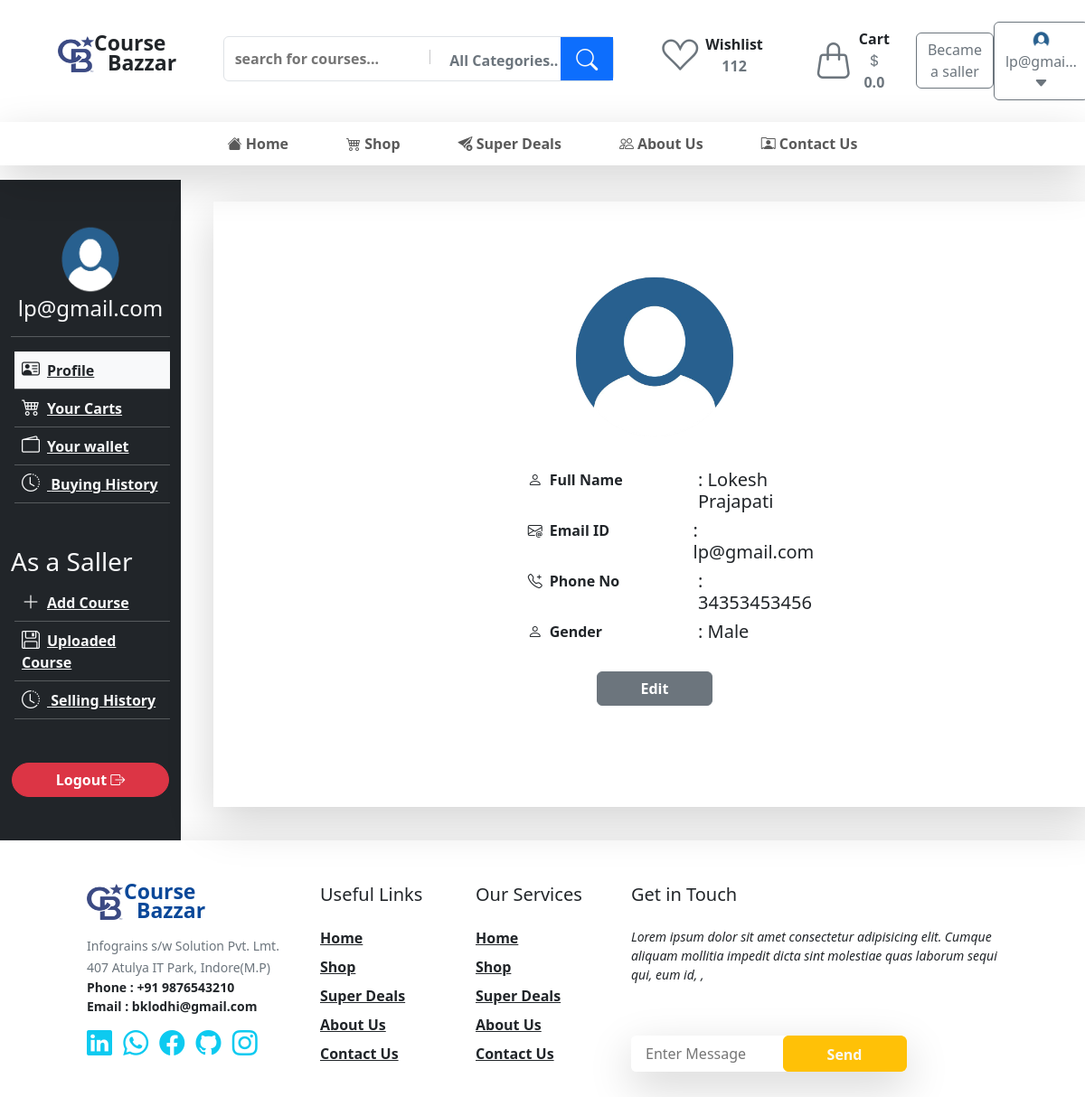
The app's page /user/deshboard/profile/ (signed in) with its own data.
### customer/models.py (models this page shows)
class CustomUser(AbstractUser):
    is_buyer = models.BooleanField(default=True)
    is_seller = models.BooleanField(default=False)
    phone = models.CharField(max_length=15)
    gender =  models.CharField(max_length=32,choices=(('male',"Male"),("female", "Female"),("other", "Other")))
    image = models.ImageField(upload_to='Profile/', default='Profile/pic.png')

### customer/views.py (the view)
@login_required(login_url='login')
def customerprofile(request):
    return render(request, 'customerprofile.html' )

### customer/profile_context.py (called while the page is built)
def profile_detail(request):
    user = request.user
    if user.username == "admin":
        customer = False
        return  {'customer':customer}
    if user.is_authenticated :
        customer = CustomUser.objects.get(id = user.id)
        cartcounter =  AddToCart.objects.filter(user_id = customer.id).count()
        carts =  AddToCart.objects.filter(user_id = customer.id)
        total_price = 0.00
        for cart in carts:
            if CourseOffer.objects.filter(course=cart.course).exists():
                total_price += CourseOffer.objects.get(course=cart.course).remaining_amount
            else:
                total_price += cart.course.price
        context={
            'customer':customer,
            'cartcounter' : cartcounter,
            'total_pay_price':total_price
        }
    else:
        context={
            'customer':False
        }
    return  context

### templates/customerprofile.html
{% extends "base.html" %}
{% load static %}
{% block body %}
<div class="container-fluid">
    <div class="row">
        <div class="col-2 bg-dark">
            {% include 'customerdeshboard_sidebar.html' with profile='bg-light text-dark' %}
        </div>
        <div class="col-10">
<div class="container shadow-lg m-4 p-5">
    <div class="row py-4">
      <div class="col-12 text-center">
        <img
          src="{{customer.image.url}}"
          style="height: 200px; width: 250px"
          class="m-auto rounded-circle"
        />
      </div>
      <div class="col-5 m-auto my-4">
        <div class="row">
          <div class="col ps-5">
            <p class="fw-semibold">
              <i class="bi bi-person pt-1 pe-2 fw-semibold"></i>Full Name
            </p>
          </div>
          <div class="col ps-5">
            <h5>: {{customer.first_name}} {{customer.last_name}}</h5>
          </div>
        </div>
        <div class="row">
          <div class="col ps-5">
            <p class="fw-semibold">
              <i class="bi bi-envelope-at pt-1 pe-2 fw-semibold"></i>Email ID
            </p>
          </div>
          <div class="col ps-5">
            <h5>: {{customer.email}}</h5>
          </div>
        </div>
        <div class="row">
          <div class="col ps-5">
            <p class="fw-semibold">
              <i class="bi bi-telephone-plus pt-1 pe-2 fw-semibold"></i>Phone No
            </p>
          </div>
          <div class="col ps-5">
            <h5>: {{customer.phone}}</h5>
          </div>
        </div>
        <div class="row">
          <div class="col ps-5">
            <p class="fw-semibold">
              <i class="bi bi-person pt-1 pe-2 fw-semibold"></i>Gender
            </p>
          </div>
          <div class="col ps-5">
            <h5 class="text-capitalize">: {{customer.gender}}</h5>
          </div>
        </div>
        <div class="row my-3">
          <button class="btn btn-secondary px-5 fw-semibold w-auto mx-auto"> Edit</button>
        </div>
      </div>
    </div>
  </div>
        </div>
    </div>
</div>
{% endblock body %}

### templates/header.html (shortened to what this page needs)
{% load static %}
<div class="container-fluid px-5">
  <div class="row px-3 py-4">
      <div class="col-lg-2 col-sm-5 pt-3 d-flex text-center">
          <span>
              <img src="{% static 'images/cb-logo.png' %}" width="40px" height="40px" alt="" srcset="">
          </span>
          <span class="h-100 position-relative">
            <p class="mb-0  pb-0 fw-bold position-absolute" style="top:-10px; font-size:23px">Course</p>
            <p class="mb-0  pb-0 fw-bold position-absolute" style="top:12px; left:15px; font-size:23px">Bazzar</p>
          </span>
      </div>
      <div class="col-lg-5 col-sm-10  pt-3">
          <div class="border rounded-2 p-0 position-relative">
             <form action="{% url 'Buy Course' %}" method="get" >
                <input type="text" class="border-0 m-1 p-2 w-50 fw-semibold searchfield" placeholder="search for courses..." name="course_title" id="">
              <button class="btn text-secondary fw-semibold ps-3">All Categories.. </button>
              <button class="btn btn-primary position-absolute top-0 end-0 h-100 px-3 fs-4 rounded-0 text-light"><i class="bi bi-search"></i></button>
             </form>
          </div>
      </div>
      <div class="col-lg-5  col-sm-5  d-flex">
        <a href="">
          <button class=" btn ">
            <div class="mx-3 d-flex  align-items-center">
              <div>
                <i class="bi bi-suit-heart fs-1 text-secondary align-center"></i>
              </div>
              <div class="ps-2">
                <p class="mb-0 fw-semibold text-dark ">
                  Wishlist
                </p>
                <p class="mb-0 fw-semibold text-secondary">
                  112
                </p>
              </div>
            </div>
          </button>
        </a>
        <a href="{% url 'customercart' %}">
          <button class="btn">
            <div class="mx-3 d-flex  align-items-center">
             <div class=" position-relative">
               <i class="bi bi-handbag  fs-1 text-secondary align-center "></i>
               </div>
             <div class="ps-2">
               <p class="mb-0 fw-semibold text-dark ">
                 Cart
               </p>
               <p class="mb-0 fw-semibold text-secondary fs-6">
                 <i class="bi bi-currency-dollar "></i>{{total_pay_price}}
               </p>
             </div>
           </div>
          </button>
        </a>
        {% if user.is_authenticated %}
        {% if not user.is_saller %}
       <div class="d-flex  align-items-center ms-auto">
        <a href="{% url 'becamesaller' %}" class="text-decoration-none">
          <button class="btn btn-outline-secondary">
            Became a saller
          </button>
        </a>
       </div>
        {% endif %}
          <div class=" d-flex  align-items-center ms-auto">
            <a href="{% url 'customerprofile' %}" class="text-decoration-none">
              <button class="btn btn-outline-secondary">
                <img src="{{customer.image.url}}" alt="" style="width: 25px; height:22px" class="rounded-circle">
                {{user.email|truncatechars:8}} <i class="bi bi-caret-down-fill"></i>
              </button>
            </a>
          </div>
        {% endif %}
      </div>
  </div>
</div>
<nav class="navbar navbar-expand-lg  bg-white shadow-lg px-4 py-1 mb-3">
    <div class="container-fluid">
      <div class="collapse navbar-collapse" id="navbarSupportedContent">
        <ul class="navbar-nav mx-start mx-md-start mx-lg-auto  mb-2 mb-lg-0">
          <li class="nav-item mx-3">
            <a class="nav-link mx-2 fw-semibold {{home}}" aria-current="page" href="{% url 'home' %}"><i class="bi bi-house-fill"></i> Home</a>
          </li>
          <li class="nav-item mx-3">
            <a class="nav-link mx-2 fw-semibold {{buycourse}}" aria-current="page" href="{% url 'Buy Course' %}"><i class="bi bi-cart4"></i> Shop</a>
          </li>
          <li class="nav-item mx-3">
            <a class="nav-link mx-2 fw-semibold {{superdealspage}}" aria-current="page" href="{% url 'super_deals' %}"><i class="bi bi-send-arrow-down-fill"></i> Super Deals</a>
          </li>
          <li class="nav-item mx-3">
            <a class="nav-link mx-2 fw-semibold {{aboutus}} " aria-current="page" href="{% url 'aboutus' %}"><i class="bi bi-people pe-1"></i>About Us</a>
          </li>
          <li class="nav-item mx-3">
            <a class="nav-link mx-2 fw-semibold {{contact}}" aria-current="page" href="{% url 'contact' %}"><i class="bi bi-person-rolodex"></i> Contact Us</a>
          </li>
        </ul>
      </div>
    </div>
  </nav>

### templates/customerdeshboard_sidebar.html (shortened to what this page needs)
{% load static %}
<div class="py-5">
  <div class="text-center">
    {% if customer.image.url %}
    <img
      src="{{ customer.image.url }}"
      alt
      style="height: 80px; width: 90px"
      class="rounded-circle"
    />
    {% endif %}
    <h4 class="text-light">{{user.email}}</h4>
    <hr class="text-light" />
  </div>
  <div class="text-start">
    <ul class="ps-1" type="none">
      <a
        href="{% url 'customerprofile' %}"
        class="fw-semibold text-light {{profile}} "
        ><li class="{{profile}} align-center p-2">
          <i
            class="bi bi-person-vcard fw-semibold h5 pe-2 text-light {{profile}}"
          ></i
          >Profile
        </li></a
      >
      <hr class="text-light m-0" />
      <a
        href="{% url 'customercart' %}"
        class="fw-semibold text-light {{customercart}} w-100"
        ><li class="align-center p-2 {{customercart}}">
          <i
            class="bi bi-cart4 fw-semibold text-light h5 pe-2 {{customercart}}"
          ></i
          >Your Carts
        </li></a
      >
      <hr class="text-light m-0" />
      <a
        href="{% url 'wallet' %}"
        class="fw-semibold text-light {{wallet}} w-100"
        ><li class="align-center p-2 {{wallet}}">
          <i class="bi bi-wallet2 fw-semibold text-light h5 pe-2 {{wallet}}"></i
          >Your wallet
        </li></a
      >
      <hr class="text-light m-0" />
      <a
        href="{% url 'buyinghistory' %}"
        class="fw-semibold text-light {{buyinghistory}} w-100"
        ><li class="align-center p-2 {{buyinghistory}}">
          <i
            class="bi bi-clock-history fw-semibold text-light h5 pe-2 {{buyinghistory}}"
          ></i>
         Buying History
        </li></a
      >
      <hr class="text-light m-0" />
    </ul>
    {% if user.is_seller %}
    <h3 class="text-light mt-5">As a Saller</h3>
    <ul class="ps-1" type="none">
      <a
        href="{% url 'addcourse' %}"
        class="fw-semibold text-light {{addcourse}} w-100"
        ><li class="align-center p-2 {{addcourse}}">
          <i
            class="bi bi-plus-lg fw-semibold text-light h5 pe-2 {{addcourse}}"
          ></i
          >Add Course
        </li></a
      >
      <hr class="text-light m-0" />
      <a
        href="{% url 'uploadedcourses' %}"
        class="fw-semibold text-light {{uploadedcourses}} w-100"
        ><li class="align-center p-2 {{uploadedcourses}}">
          <i
            class="bi bi-floppy fw-semibold text-light h5 pe-2 {{uploadedcourses}}"
          ></i
          >Uploaded Course
        </li></a
      >
      <hr class="text-light m-0" />
      <a
        href="{% url 'sellinghistory' %}"
        class="fw-semibold text-light {{sellinghistory}} w-100"
        ><li class="align-center p-2 {{sellinghistory}}">
          <i
            class="bi bi-clock-history fw-semibold text-light h5 pe-2 {{sellinghistory}}"
          ></i>
         Selling History
        </li></a
      >
      <hr class="text-light m-0" />
    </ul>
    {% endif %}
  </div>
  <div class="text-center mt-5">
    <a href="{% url 'customerlogout' %}">
      <button
        class="btn btn-danger fw-semibold rounded-pill px-5 w-auto align-middle"
      >
        Logout <i class="bi bi-box-arrow-right"></i>
      </button>
    </a>
  </div>
</div>

### records on screen
CustomUser: image (picture), email "lp@gmai…", email "lp@gmail.com", first_name "Lokesh", last_name "Prajapati", phone "34353453456", gender "Male"

### other values on screen
{{ total_pay_price }} "0.0"
